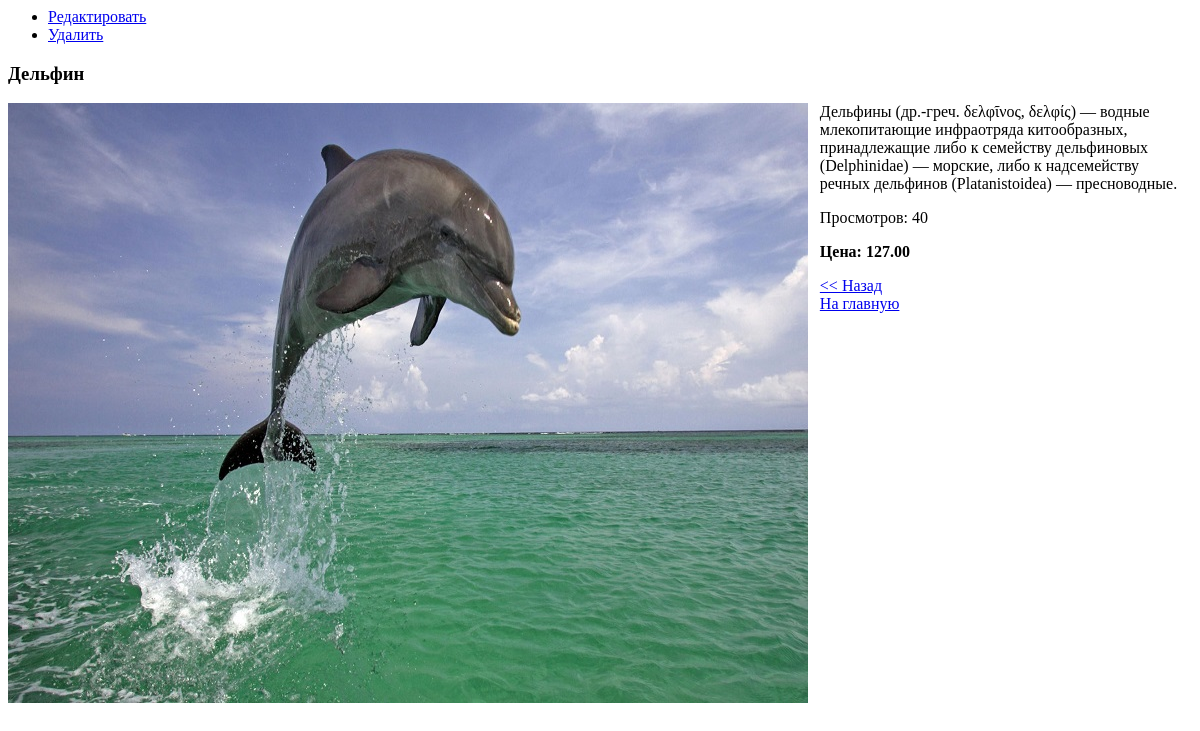
The app's page /image.php?id=1, older data.
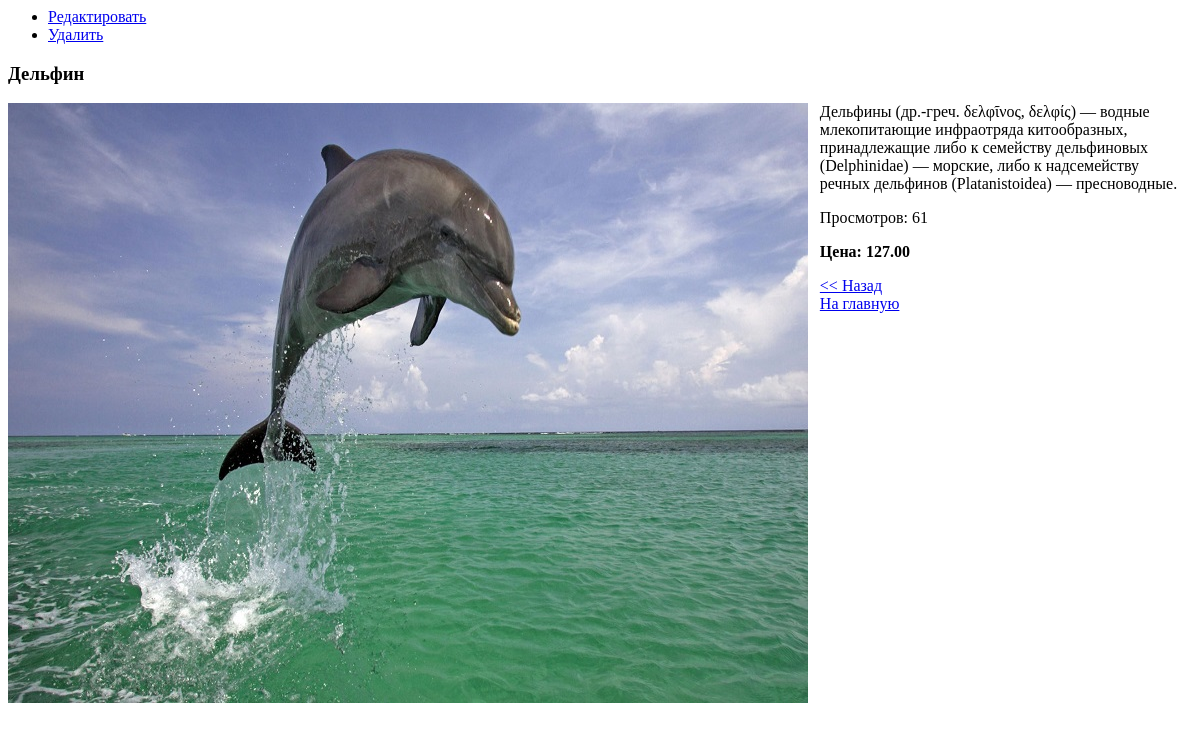
The same page, newer data.
### tables this page shows
CREATE TABLE `gallery` (
  `id` smallint(5) UNSIGNED NOT NULL COMMENT 'id товара',
  `id_category` smallint(5) NOT NULL COMMENT 'id категории товара',
  `url` varchar(255) NOT NULL COMMENT 'Расположение фотографии животного',
  `size` int(10) UNSIGNED NOT NULL COMMENT 'Размер в байтах демонстрационной картинки',
  `name` varchar(255) NOT NULL COMMENT 'Наименование товара',
  `description` varchar(1024) DEFAULT NULL COMMENT 'Описание товара',
  `views` smallint(5) DEFAULT NULL COMMENT 'Количество просмотров',
  `price` decimal(5,2) UNSIGNED NOT NULL COMMENT 'Цена товара'
);

### engine/db.php (called while the page is built, shortened)
<?php
function createConnection()
{
    $db = mysqli_connect(DB_HOST, DB_USER, DB_PASS, DB_NAME);
    mysqli_set_charset($db, 'utf8');
    return $db;
}
function execQuery(
    string  $sql = '',
    object  $db=null
): int
{
    if (!$db) {
        $db = createConnection();
    }
    $result = mysqli_query($db, $sql);
    return $result;
}
function getAssocResult(
    string  $sql = ''
):array
{
    $db = createConnection();
    $result = mysqli_query($db, $sql);
    $arrayResult = [];
    while ($row = mysqli_fetch_assoc($result)) {
        $arrayResult[] = $row;
    }
    return $arrayResult;
}
function getSingle(
    string  $sql = ''
):mixed
{
    $result = getAssocResult($sql);
    return $result[0];
}

### engine/gallery.php (called while the page is built, shortened)
<?php
function getImage(
    int $id = 0
):array
{
    $id = (int)$id;
    $sql = "SELECT * FROM `gallery` WHERE `id` = $id";
    return getSingle($sql);
}
function showImage(
    int $id = 0
):string
{
    $id = (int)$id;
    $image = getImage($id);
    $image['views']++;
    return render(TEMPLATES_DIR . 'product.tpl', $image);
}
function updateViews(
    int $id = 0,
    int $views = 1
):bool
{
    $id = (int)$id;
    $viewsStr = strval($views);
    $sql = "UPDATE `gallery` SET `views`=$viewsStr WHERE `id` = $id";
    return execQuery($sql);
}

### engine/functions.php (called while the page is built, shortened)
<?php
function render(
    string  $file = '',
    array   $variables = []
):string
{
	$templateContent = file_get_contents($file);
	foreach ($variables as $varName => $varValue) {
		$varName = '{{' . strtoupper($varName) . '}}';
		$templateContent = str_replace($varName, $varValue, $templateContent);
	}
	return $templateContent;
}

### public/image.php (the view, shortened to what this page needs)
<?php
$id = isset($_GET['id']) ? $_GET['id'] : false;
$id = (int)$id;
echo  showImage($id);

Row changes from the older to the newer data that the page shows:
changed gallery: showImage($id) "…(Platanistoidea) — пресноводные. Просмотров: 40 Цена: 127.00 << Назад…" → "…(Platanistoidea) — пресноводные. Просмотров: 61 Цена: 127.00 << Назад…"
